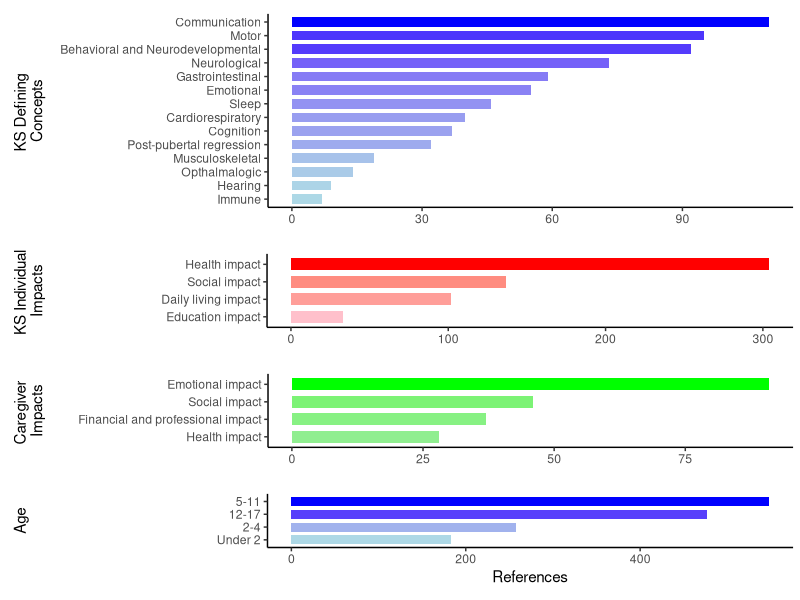
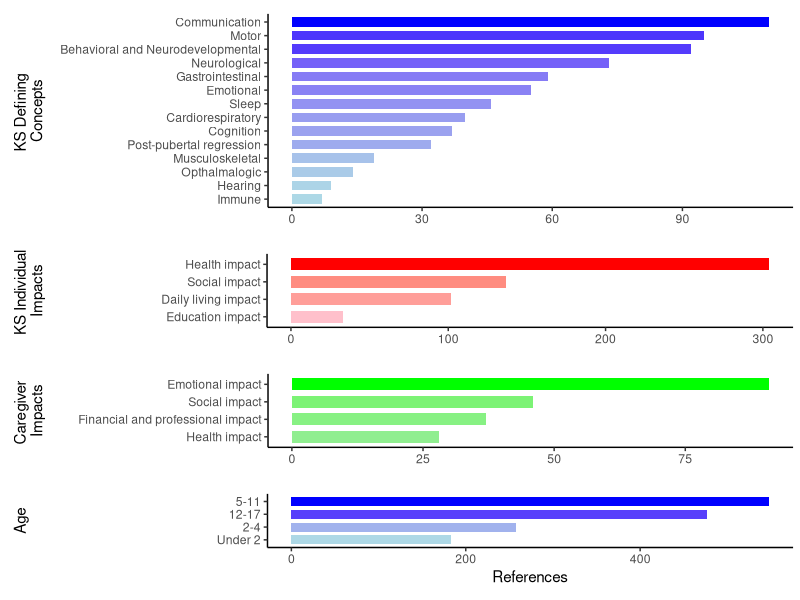
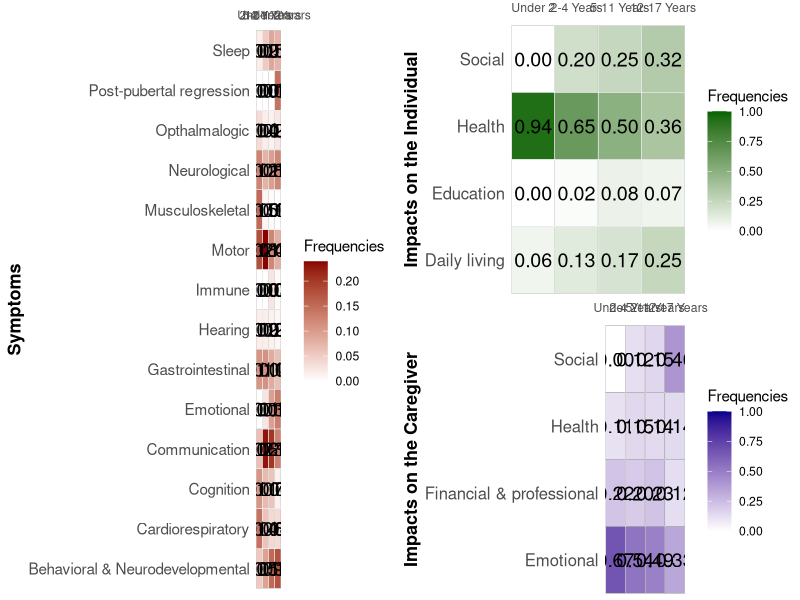
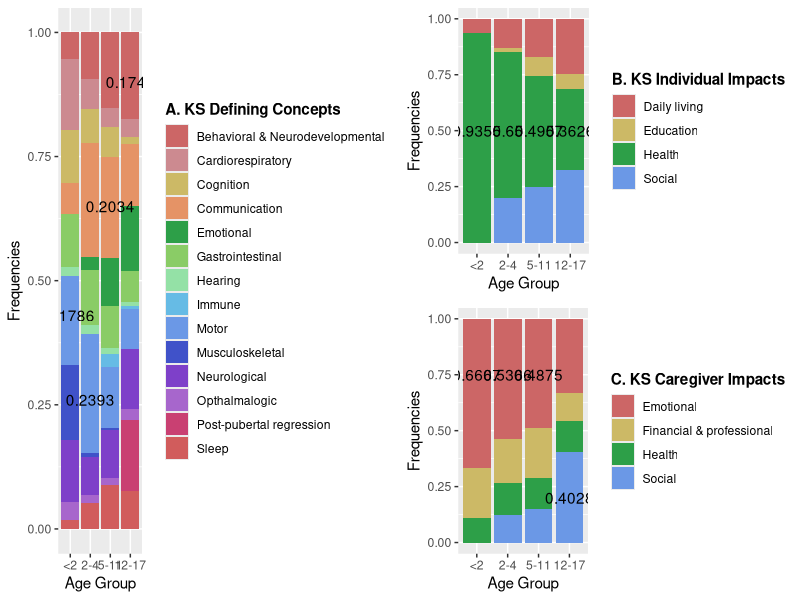

The R script that drew these images, in order:
## ---- chunk 1
library(readxl)
library(dplyr)
library(ggplot2)
library(gridExtra)

# Data cleaning
KSdata <- read_excel("KS_data.xlsx", sheet = 1)

KSD <- KSdata[2:15, ]
KSD1 <- KSD |>
  select(c("...1", "Total references"))
colnames(KSD1) <- c("KDC", "total")

KSI <- KSdata[18:21, ]
KSI1 <- KSI |>
  select(c("...1", "Total references"))
colnames(KSI1) <- c("KII", "total")

CI <- KSdata[24:27, ]
CI1 <- CI |>
  select(c("...1", "Total references"))
colnames(CI1) <- c("CI", "total")

Age <- KSdata |>
  select(c(2:5))
Age <- colSums(Age, na.rm = TRUE)
Age <- as.data.frame(t(Age))
rownames(Age) <- 'total'
colnames(Age) <- c("Under 2", "2-4", "5-11", "12-17")

Age_transposed <- as.data.frame(t(Age))
Age1 <- data.frame(age = row.names(Age_transposed), total = unlist(Age_transposed, use.names = FALSE))
row.names(Age1) <- NULL

# Plot of the data
CI1$color_value <- CI1$total / sum(CI1$total)
p1 <- ggplot(CI1, aes(x = total, y = reorder(CI, total), fill = color_value)) +
  geom_bar(stat="identity", width = 0.7) +
  scale_fill_gradient(low="lightgreen", high="green") +
  theme_classic() +
  theme(legend.position = "none",
        plot.margin = margin(t = 10, r = 5, b = 10, l = 0, unit = "pt")) +
  labs(x = NULL, y = "Caregiver 
Impacts")
p1 <- p1 + theme(
  axis.title.y = element_text(margin = margin(t = 0, r = 23, b = 0, l = 10, unit = "pt"))
)

KSI1$color_value <- KSI1$total / sum(KSI1$total)
p2 <- ggplot(KSI1, aes(x = total, y = reorder(KII, total), fill = color_value)) +
  geom_bar(stat="identity", width = 0.7) +
  scale_fill_gradient(low="pink", high="red") +
  theme_classic() +
  theme(legend.position = "none",
        axis.title.y = element_text(),
        plot.margin = margin(t = 10, r = 5, b = 10, l = 0, unit = "pt")) +
  labs(x = NULL, y = "KS Individual 
Impacts")
p2 <- p2 + theme(
  axis.title.y = element_text(margin = margin(t = 0, r = 83, b = 0, l = 10, unit = "pt"))
)

KSD1$color_value <- KSD1$total / sum(KSD1$total)
p3 <- ggplot(KSD1, aes(x = total, y = reorder(KDC, total), fill = color_value)) +
  geom_bar(stat="identity", width = 0.7) +
  scale_fill_gradient(low="lightblue", high="blue") +
  theme_classic() +
  theme(legend.position = "none",
        axis.title.y = element_text(),
        plot.margin = margin(t = 10, r = 5, b = 10, l = 0, unit = "pt")) +
  labs(x = NULL, y = "KS Defining 
Concepts")
p3 <- p3 + theme(
  axis.title.y = element_text(margin = margin(t = 0, r = 10, b = 0, l = 10, unit = "pt"))
)

Age1$color_value <- Age1$total / sum(Age1$total)
p4 <- ggplot(Age1, aes(x = total, y = reorder(age, total), fill = color_value)) +
  geom_bar(stat="identity", width = 0.7) +
  scale_fill_gradient(low="lightblue", high="blue") +
  theme_classic() +
  theme(legend.position = "none",
        axis.title.y = element_text(),
        plot.margin = margin(t = 10, r = 5, b = 10, l = 0, unit = "pt")) +
  labs(x = NULL, y = "Age")
p4 <- p4 + theme(
  axis.title.y = element_text(margin = margin(t = 0, r = 135, b = 0, l = 10, unit = "pt"))
)

p4 <- p4 + 
  labs(x = "References")

p5 <- grid.arrange(p3, p2, p1, p4, ncol = 1, heights = c(2, 1, 1, 1))
## ---- chunk 2
grid.arrange(p5)
## ---- chunk 3
suppressPackageStartupMessages(library(ggplot2))
library(ggpubr)
suppressPackageStartupMessages(library(tidyverse))
suppressPackageStartupMessages(library(gridExtra))

#load in data
KS_data <- read.csv("KS_lifespan.csv")
KS_data$X <- str_replace(KS_data$X, " impact", "")
KS_data$X <- str_replace(KS_data$X, " and ", " & ")

#defining concepts subset data
concepts <- KS_data[2:15, -6]

#rename for ease
concepts <- rename(concepts, Symptoms = `X`)
concepts <- rename(concepts, `< 2` = `under.2.years.of.age..infancy...N.16.`,
                   `2-4` = `X2.4.years.of.age...early.childhood...N.15.`,
                   `5-11` = `X5.11.years.of.age..late.childhood...N.13.`,
                   `12-17` = `X12.17.years.of.age..adolescence.and.teenage.years...N.6.`)

#find sum of individual columns
conc_csums <- colSums(concepts[ , -1])

#divide cell values by column total for frequency
#put frequency values in new columns
concepts <- concepts |>
  mutate(
    `Under 2` = `< 2` / conc_csums[1],
    `2-4 Years` = `2-4` / conc_csums[2],
    `5-11 Years` = `5-11` / conc_csums[3],
    `12-17 Years` = `12-17` / conc_csums[4]
  )

#format for graphing
concepts_2 <- select(concepts, -`< 2`, -`2-4`, -`5-11`, -`12-17`)
concepts_2 <- pivot_longer(concepts_2, cols = c(`Under 2`, `2-4 Years`, `5-11 Years`, `12-17 Years`), names_to = "age", values_to = "Frequencies")

concepts_2$age <- factor(concepts_2$age, levels = c("Under 2", "2-4 Years", "5-11 Years", "12-17 Years"))

#heatmap
heatmap_1 <- ggplot(concepts_2, aes(x=age, y=Symptoms, fill= Frequencies)) +
   geom_tile(color = "black") +  
   geom_tile(color = "white", fill = NA) +  
   geom_tile(color = "white", fill = NA) +  
   geom_text(aes(label = sprintf("%.2f", Frequencies)), color = "black", size = 5) +  # Add text labels
   scale_fill_gradient(low="white", high="darkred") + 
   labs(x = NULL, y = "Symptoms")+
   scale_x_discrete(expand = c(0, 0), position = 'top', labels = c("Under 2", limits = c(0, 1))) +
   theme_minimal() +  
   theme(panel.grid = element_blank())+
   theme(
    panel.grid = element_blank(),
    axis.text.y = element_text(size = 11),
    axis.title.y = element_text(face = "bold", size = 13)
  )


#individual impacts subset data
ind_impacts <- KS_data[18:21, -6]

ind_impacts <- rename(ind_impacts, Impacts = `X`)
ind_impacts <- rename(ind_impacts, `< 2` = `under.2.years.of.age..infancy...N.16.`,
                   `2-4` = `X2.4.years.of.age...early.childhood...N.15.`,
                   `5-11` = `X5.11.years.of.age..late.childhood...N.13.`,
                   `12-17` = `X12.17.years.of.age..adolescence.and.teenage.years...N.6.`)


#find sum of individual columns
ind_csums <- colSums(ind_impacts[ ,-1])

#divide cell values by column total for frequency
#put frequency values in new columns
ind_impacts <- ind_impacts |>
  mutate(
    `Under 2` = `< 2` / ind_csums[1],
    `2-4 Years` = `2-4` / ind_csums[2],
    `5-11 Years` = `5-11` / ind_csums[3],
    `12-17 Years` = `12-17` / ind_csums[4]
  )

#format for graphing
ind_impacts_2 <- select(ind_impacts, -`< 2`, -`2-4`, -`5-11`, -`12-17`)
ind_impacts_2 <- pivot_longer(ind_impacts_2, cols = c(`Under 2`, `2-4 Years`, `5-11 Years`, `12-17 Years`), names_to = "age", values_to = "Frequencies")

ind_impacts_2$age <- factor(ind_impacts_2$age, levels = c("Under 2", "2-4 Years", "5-11 Years", "12-17 Years"))


#heatmap
heatmap_2 <- ggplot(ind_impacts_2, aes(x=age, y=Impacts, fill= Frequencies)) +
   geom_tile(color = "black") +  
   geom_tile(color = "white", fill = NA) + 
   geom_tile(color = "white", fill = NA) +  
   geom_text(aes(label = sprintf("%.2f", Frequencies)), color = "black", size = 5) +  # Add text labels
   scale_fill_gradient(low = "white", high = "darkgreen", limit = c(0,1))+
   labs(x = NULL, y = "Impacts on the Individual")+
   scale_x_discrete(expand = c(0, 0),position = 'top') +
   theme_minimal() +  
   theme(panel.grid = element_blank())+
  theme(
    panel.grid = element_blank(),
    axis.title.y = element_text(face = "bold", size = 13),
    axis.text.y = element_text(size = 12),
    plot.margin = margin(t = 0, r = .1, b = 0, l = .1, unit = "cm")
  )


#caregiver impacts subset data
care_impacts <- KS_data[24:27, -6]

care_impacts <- rename(care_impacts, Impacts = `X`)
care_impacts <- rename(care_impacts, `< 2` = `under.2.years.of.age..infancy...N.16.`,
                   `2-4` = `X2.4.years.of.age...early.childhood...N.15.`,
                   `5-11` = `X5.11.years.of.age..late.childhood...N.13.`,
                   `12-17` = `X12.17.years.of.age..adolescence.and.teenage.years...N.6.`)

#find sum of individual columns
care_csums <- colSums(care_impacts[ ,-1])

#divide cell values by column total for frequency
#put frequency values in new columns
care_impacts <- care_impacts |>
  mutate(
    `Under 2` = `< 2` / care_csums[1],
    `2-4 Years` = `2-4` / care_csums[2],
    `5-11 Years` = `5-11` / care_csums[3],
    `12-17 Years` = `12-17` / care_csums[4]
  )

#format for graphing
care_impacts_2 <- select(care_impacts, -`< 2`, -`2-4`, -`5-11`, -`12-17`)
care_impacts_2 <- pivot_longer(care_impacts_2, cols = c(`Under 2`, `2-4 Years`, `5-11 Years`, `12-17 Years`), names_to = "age", values_to = "Frequencies")

care_impacts_2$age <- factor(care_impacts_2$age, levels = c("Under 2", "2-4 Years", "5-11 Years", "12-17 Years"))


#heatmap (looks a little childish. Want to look more sophisticated. Perhaps interactive)
heatmap_3 <- ggplot(care_impacts_2, aes(x=age, y=Impacts, fill= Frequencies)) +
   geom_tile(color = "black") +  
   geom_tile(color = "white", fill = NA) +  
   geom_text(aes(label = sprintf("%.2f", Frequencies)), color = "black", size = 5) +  #add numbers on heatmap
   scale_fill_gradient(low="white", high="darkblue", limits = c(0,1)) + 
   labs(x = NULL, y = "Impacts on the Caregiver")+
   scale_x_discrete(expand = c(0, 0),position = 'top') +
   theme_minimal() +  
   theme(panel.grid = element_blank())+
   theme(
    panel.grid = element_blank(),
    axis.title.y = element_text(face = "bold", size = 13),
    axis.text.y = element_text(size = 12),
    plot.margin = margin(t = 0, r = .1, b = 0, l = .1, unit = "cm")
   )
     
## ---- chunk 4
#plots in same place
grid.arrange(heatmap_1, arrangeGrob(heatmap_2, heatmap_3), ncol=2)
## ---- chunk 5
#load data
lifespan <- read.csv("KS_lifespan.csv")
lifespan$X <- str_replace(lifespan$X, " impact", "")
lifespan$X <- str_replace(lifespan$X, "and", "&")
#data set for references to symptoms
symptoms <- lifespan[2:15,-6]
colnames(symptoms) <- c("symptom", "1", "2", "3", "4")
symptoms <- symptoms %>% pivot_longer(names_to = "age", values_to = "value", cols = 2:5)
#data set for references to individual impacts
ind_impacts <- lifespan[18:21,-6]
colnames(ind_impacts) <- c("impact", "1", "2", "3", "4")
ind_impacts <- ind_impacts %>% pivot_longer(names_to = "age", values_to = "value", cols = 2:5)
#data set for references to caregiver impacts
care_impacts <- lifespan[24:27,-6]
colnames(care_impacts) <- c("impact", "1", "2", "3", "4")
care_impacts <- care_impacts %>% pivot_longer(names_to = "age", values_to = "value", cols = 2:5)
## ---- chunk 6
#frequencies
symptoms_freq <- symptoms %>% group_by(age) %>% 
  mutate(sum = sum(value), freq = value/sum)

#stacked barplots for KS Defining Concepts
plot1 <- ggplot(symptoms, aes(fill=symptom, y=value, x=age)) + 
  geom_bar(position="fill", stat="identity") +
  labs(x = "Age Group", y = "Frequencies") + 
  theme_grey() +
  scale_fill_manual(name = "A. KS Defining Concepts",
                    values = c("#cc6666", "#cc8a90", "#ccb966", "#e59366", "#2d9f48", "#8acc66", "#94e1a6", "#66bbe5", "#6b98e6", "#4052c9", "#7e40c9", "#a766cc", "#c94072", "#d15c5c"))+
  scale_x_discrete(labels=c("<2","2-4","5-11", "12-17")) +
  theme(legend.title = element_text(face = "bold")) +
  annotate("text", x = 1, y = 0.43, label = 0.1786) +
  annotate("text", x = 2, y = 0.26, label = 0.2393) +
  annotate("text", x = 3, y = 0.65, label = 0.2034) +
  annotate("text", x = 4, y = 0.90, label = 0.1749)
## ---- chunk 7
#frequencies
ind_freq <- ind_impacts %>% group_by(age) %>% 
  mutate(sum = sum(value), freq = value/sum)

#stacked barplots for KS individual impacts
plot2 <- ggplot(ind_impacts, aes(fill=impact, y=value, x=age)) + 
  geom_bar(position="fill", stat="identity") +
  labs(x = "Age Group", y = "Frequencies") + 
  theme_grey() +
  scale_fill_manual(name = "B. KS Individual Impacts",
                    values = c("#cc6666", "#ccb966","#2d9f48", "#6b98e6"))+
  scale_x_discrete(labels=c("<2","2-4","5-11", "12-17")) +
  theme(legend.title = element_text(face = "bold")) +
  annotate("text", x = 1, y = 0.5, label = 0.9355) +
  annotate("text", x = 2, y = 0.5, label = 0.65) +
  annotate("text", x = 3, y = 0.5, label = 0.4957) +
  annotate("text", x = 4, y = 0.5, label = 0.3626)
## ---- chunk 8
#frequencies
care_freq <- care_impacts %>% group_by(age) %>% 
  mutate(sum = sum(value), freq = value/sum)

#stacked barplots for KS caregiver impacts
plot3 <- ggplot(care_impacts, aes(fill=impact, y=value, x=age)) + 
  geom_bar(position="fill", stat="identity") +
  labs(x = "Age Group", y = "Frequencies") + 
  theme_grey() +
  scale_fill_manual(name = "C. KS Caregiver Impacts",
                    values = c("#cc6666", "#ccb966","#2d9f48", "#6b98e6"))+
  scale_x_discrete(labels=c("<2","2-4","5-11", "12-17")) +
  theme(legend.title = element_text(face = "bold")) +
  annotate("text", x = 1, y = 0.75, label = 0.6667) +
  annotate("text", x = 2, y = 0.75, label = 0.5366) +
  annotate("text", x = 3, y = 0.75, label = 0.4875) +
  annotate("text", x = 4, y = 0.2, label = 0.4028)
## ---- chunk 9
grid.arrange(plot1, arrangeGrob(plot2, plot3), ncol = 2)
